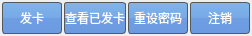
<?xml version="1.0" encoding="UTF-8"?>
<ui version="4.0">
 <class>AdminItem</class>
 <widget class="QWidget" name="AdminItem">
  <property name="geometry">
   <rect>
    <x>0</x>
    <y>0</y>
    <width>252</width>
    <height>36</height>
   </rect>
  </property>
  <property name="windowTitle">
   <string>Form</string>
  </property>
  <property name="styleSheet">
   <string notr="true">QPushButton{
						background:qlineargradient(spread:pad, x1:0, y1:0, x2:0, y2:1, stop:0 rgba(128, 181, 235, 255), stop:0.495 rgba(119, 169, 231, 255), stop:0.505 rgba(110,157, 226, 255), stop:1 rgba(109, 155, 225, 255));
						color:white;
						border:1px solid rgb(86,89,93);
						border-radius: 3px;						
}

QPushButton::pressed{
						background:qlineargradient(spread:pad, x1:0, y1:0, x2:0, y2:1, stop:0 rgba(143, 167, 197, 255), stop:0.495 rgba(103, 133, 171, 255), stop:0.505 rgba(93,124,165, 255), stop:1 rgba(65, 99,146, 255));
						color:white;
						border:1px solid rgb(106,118,132);
}
</string>
  </property>
  <layout class="QHBoxLayout" name="horizontalLayout">
   <property name="spacing">
    <number>2</number>
   </property>
   <property name="leftMargin">
    <number>2</number>
   </property>
   <property name="topMargin">
    <number>2</number>
   </property>
   <property name="rightMargin">
    <number>2</number>
   </property>
   <property name="bottomMargin">
    <number>2</number>
   </property>
   <item>
    <widget class="QPushButton" name="pushButton_2">
     <property name="sizePolicy">
      <sizepolicy hsizetype="Minimum" vsizetype="Expanding">
       <horstretch>0</horstretch>
       <verstretch>0</verstretch>
      </sizepolicy>
     </property>
     <property name="text">
      <string>发卡</string>
     </property>
    </widget>
   </item>
   <item>
    <widget class="QPushButton" name="pushButton">
     <property name="sizePolicy">
      <sizepolicy hsizetype="Minimum" vsizetype="Expanding">
       <horstretch>0</horstretch>
       <verstretch>0</verstretch>
      </sizepolicy>
     </property>
     <property name="text">
      <string>查看已发卡</string>
     </property>
    </widget>
   </item>
   <item>
    <widget class="QPushButton" name="pushButton_3">
     <property name="sizePolicy">
      <sizepolicy hsizetype="Minimum" vsizetype="Expanding">
       <horstretch>0</horstretch>
       <verstretch>0</verstretch>
      </sizepolicy>
     </property>
     <property name="text">
      <string>重设密码</string>
     </property>
    </widget>
   </item>
   <item>
    <widget class="QPushButton" name="btn_destory">
     <property name="sizePolicy">
      <sizepolicy hsizetype="Minimum" vsizetype="Expanding">
       <horstretch>0</horstretch>
       <verstretch>0</verstretch>
      </sizepolicy>
     </property>
     <property name="text">
      <string>注销</string>
     </property>
    </widget>
   </item>
  </layout>
 </widget>
 <resources/>
 <connections/>
</ui>
